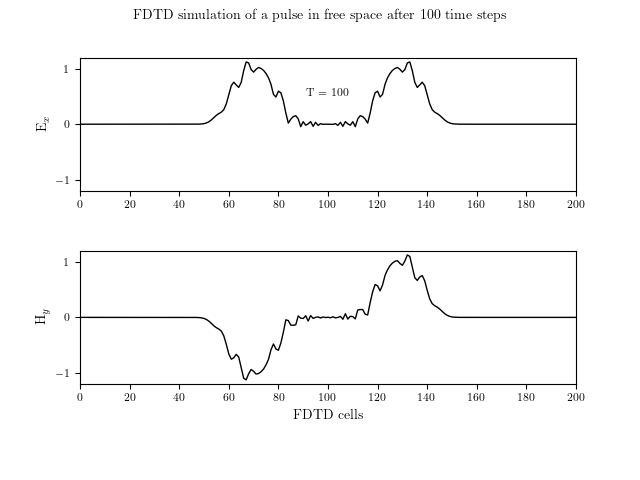

This chart was generated by the following Python code:
#!/usr/bin/env python
# File: fdtd.py
# Name: D.Saravanan
# Date: 13/05/2022

""" Script for finite difference time domain method """

import pycuda.driver as cuda
import pycuda.autoinit
from pycuda.elementwise import ElementwiseKernel
import pycuda.gpuarray as gpuarray
import pycuda.cumath as cumath
import numpy as np
import matplotlib.pyplot as plt

plt.rcParams["text.usetex"] = True
plt.rcParams["pgf.texsystem"] = "pdflatex"
plt.rcParams.update(
    {
        "font.family": "serif",
        "font.size": 8,
        "axes.labelsize": 10,
        "axes.titlesize": 10,
        "figure.titlesize": 10,
    }
)

ke = np.int32(201)
ex = gpuarray.zeros(ke, dtype=np.float32)
hy = gpuarray.zeros(ke, dtype=np.float32)

# Pulse parameters
kc = np.int32(ke/2)
t0 = np.int32(40)
spread = np.int32(12)
nsteps = np.int32(100)

gaussian_pulse = ElementwiseKernel(
    "int t0, int time_step, int spread, int kc, float *ex",
    "ex[kc] = exp(-0.5 * pow(((t0 - time_step) / spread), 2))",
    "gaussian_pulse"
)

# FDTD loop
for time_step in range(1, nsteps + 1):

    # calculate the Ex field
    for k in range(1, ke):
        ex[k] = ex[k] + 0.5 * (hy[k - 1] - hy[k])

    # put a Gaussian pulse in the middle
    #ex[kc] = cumath.exp(-0.5 * ((t0 - time_step) / spread) ** 2)
    gaussian_pulse(t0, time_step, spread, kc, ex)

    # calculate the Hy field
    for k in range(ke - 1):
        hy[k] = hy[k] + 0.5 * (ex[k] - ex[k + 1])


fig, (ax1, ax2) = plt.subplots(2)
fig.suptitle(r"FDTD simulation of a pulse in free space after 100 time steps")
ax1.plot(ex.get(), "k", lw=1)
ax1.text(100, 0.5, "T = {}".format(time_step), horizontalalignment="center")
ax1.set(xlim=(0, 200), ylim=(-1.2, 1.2), ylabel=r"E$_x$")
ax1.set(xticks=range(0, 220, 20), yticks=np.arange(-1, 1.2, 1))
ax2.plot(hy.get(), "k", lw=1)
ax2.set(xlim=(0, 200), ylim=(-1.2, 1.2), xlabel=r"FDTD cells", ylabel=r"H$_y$")
ax2.set(xticks=range(0, 220, 20), yticks=np.arange(-1, 1.2, 1))
plt.subplots_adjust(bottom=0.2, hspace=0.45)
plt.savefig("fdtd.png")
